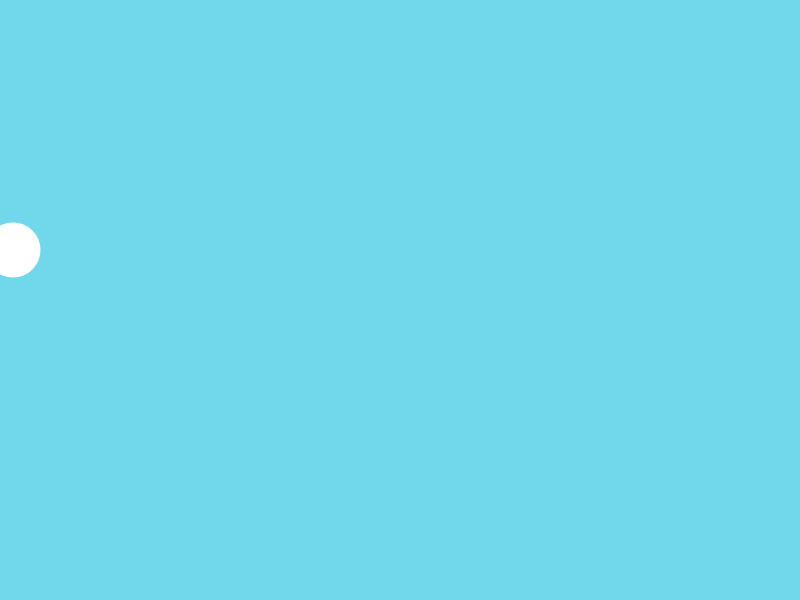
Frame 1 (no input)
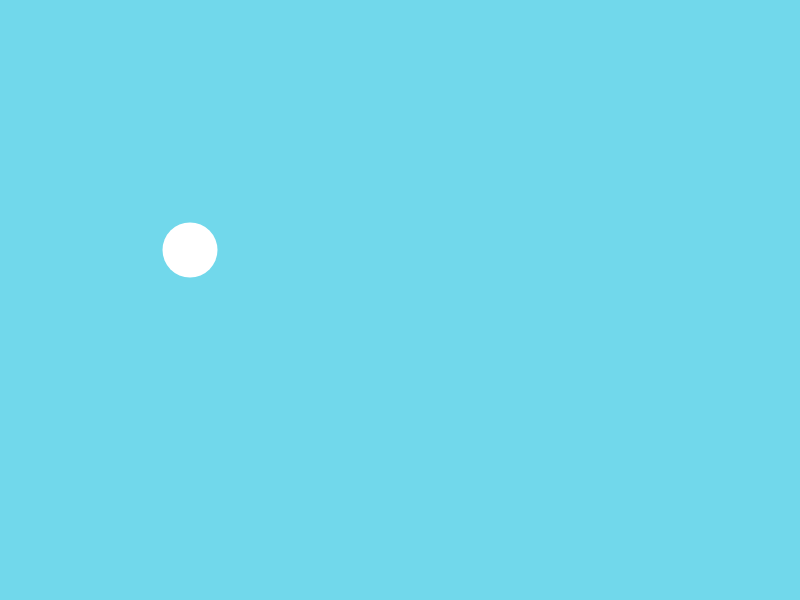
Frame 60 (no input)
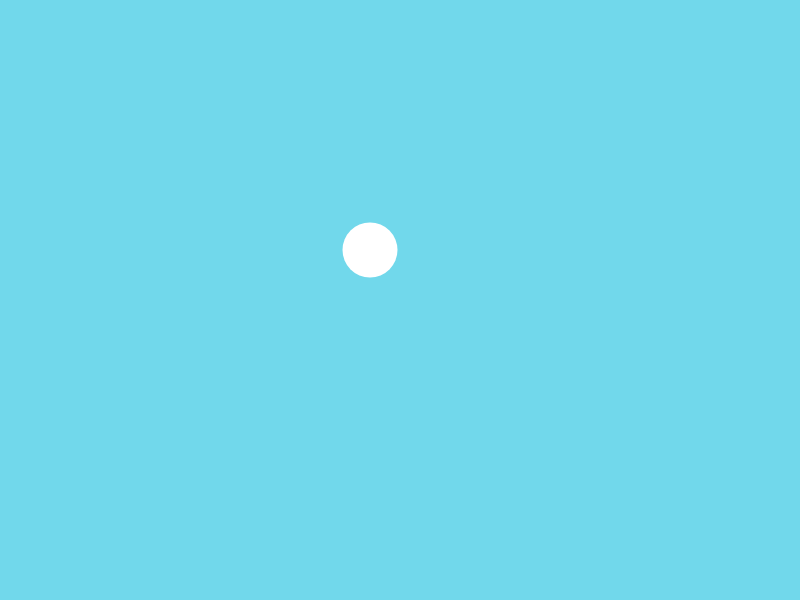
Frame 120 (the mouse pressed at the canvas centre since frame 60)

The p5.js sketch that drew these frames (run headless with seeded random() and noise() and a simulated clock; from frame 60 on, the mouse is pressed at the canvas centre):

// p5.js sketch
// ── sketch.js
var x = 10;
var speed = 3;

var col = { //col = color :)
r: 255,
g: 255,
b: 255,
};

function setup() {
createCanvas(800,600);

 }

 function draw() {

background (113,216, 235);

// "if" statement for the circle to move at a constant speed from one side of the canvas to the other:
if (x > width || x < 0) {


	speed = speed * -1; //to make it go backwards, speed(aka. 3)*-1 will keep it at a constant speed

}

x = x + speed;

// Randomize color each time the circle touches the edge of the canvas:
if (x > width || x < 0) {

	col.r = random (22, 222); //random values of red between the range (22, 222)
	col.g = random (0, 166);
	col.b = random (12, 255);
}
	fill(col.r, col.g, col.b);
    noStroke();
      ellipse(x, 250, 55, 55);
}
